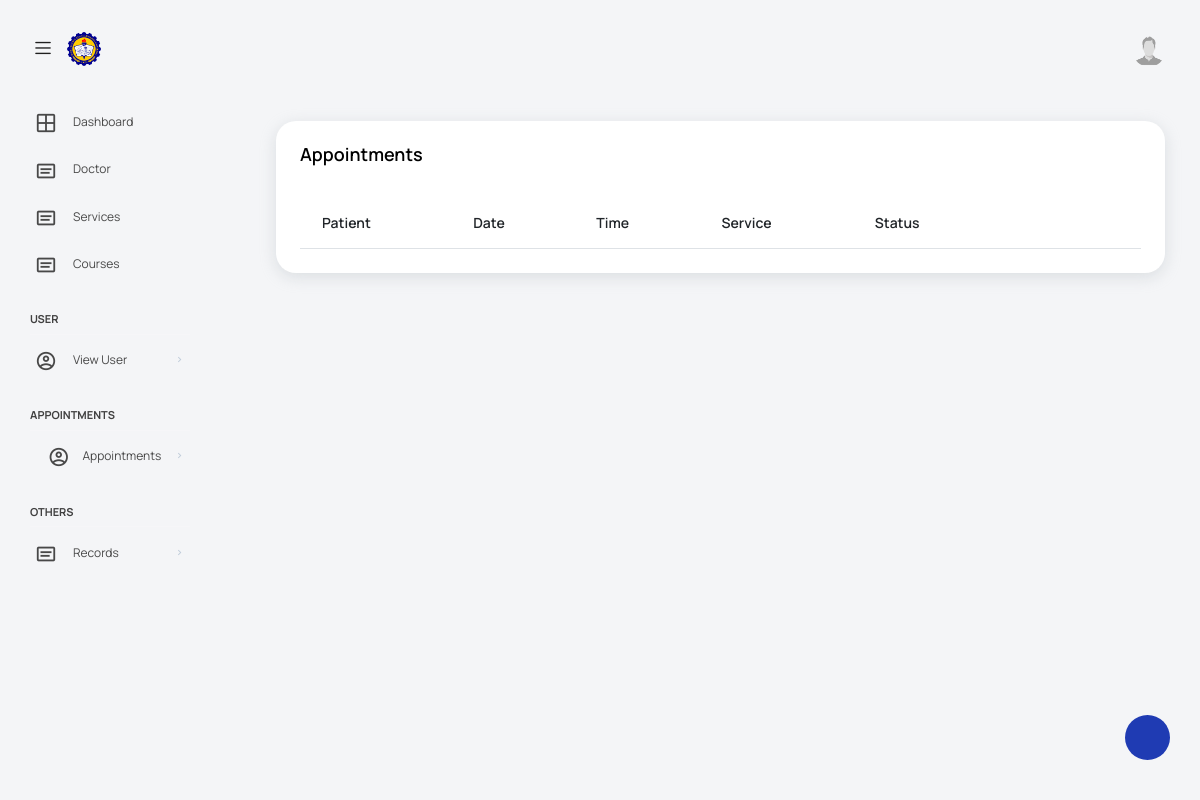
Before: /views/assistantAppointment.php?date=2024-11-11 with the older database file.
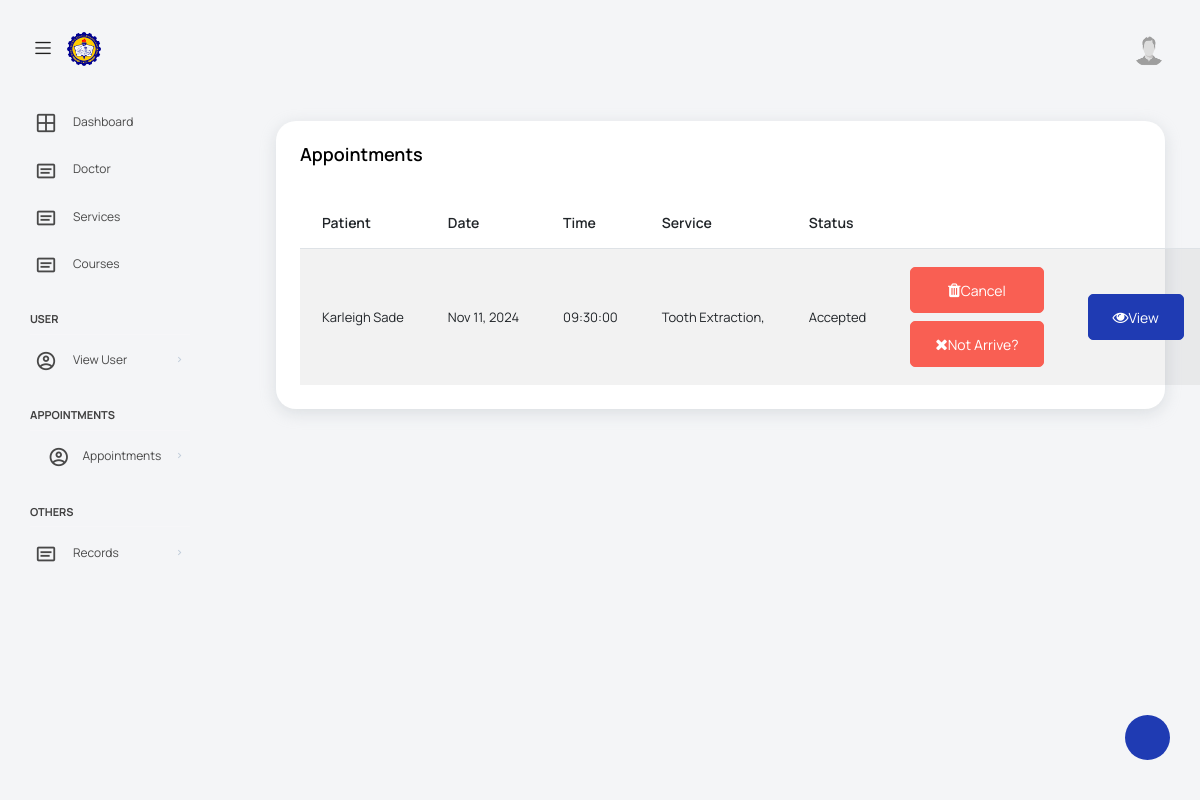
After: the same page with the newer database file.
### tables this page shows
CREATE TABLE `appointment` (
  `Appointment_ID` int(255) NOT NULL,
  `Doctor_schedule_ID` int(255) DEFAULT NULL,
  `Patient_ID` int(13) DEFAULT NULL,
  `Doctor_ID` int(255) DEFAULT NULL,
  `Appointment_Time` time DEFAULT NULL,
  `Appointment_status` int(11) DEFAULT NULL,
  `Appointment_createdAt` datetime DEFAULT NULL
);

CREATE TABLE `patient` (
  `Patient_ID` int(13) NOT NULL,
  `Assistant_ID` int(13) DEFAULT NULL,
  `patientFname` varchar(30) DEFAULT NULL,
  `patientLname` varchar(30) DEFAULT NULL,
  `patientPassword` varchar(255) DEFAULT NULL,
  `patientContact` varchar(30) DEFAULT NULL,
  `patientEmail` varchar(60) DEFAULT NULL,
  `patientRole` varchar(10) DEFAULT NULL,
  `patientAddress` varchar(255) DEFAULT NULL,
  `patientBirthdate` date NOT NULL,
  `patientIDpicture` varchar(255) DEFAULT NULL,
  `patientProfilepicture` varchar(255) DEFAULT NULL,
  `patientStatus` int(2) DEFAULT NULL
);

CREATE TABLE `doctor_schedule` (
  `Doctor_schedule_ID` int(255) NOT NULL,
  `Assistant_ID` int(13) DEFAULT NULL,
  `Doctor_schedule_avail` datetime DEFAULT NULL,
  `Doctor_Schedule_type` int(2) NOT NULL
);

CREATE TABLE `appointment_services` (
  `appointment_services_ID` int(255) NOT NULL,
  `Services_ID` int(255) DEFAULT NULL,
  `Appointment_ID` int(255) DEFAULT NULL
);

CREATE TABLE `services` (
  `Services_ID` int(255) NOT NULL,
  `Services_name` varchar(255) DEFAULT NULL
);

### config/database.php (called while the page is built, shortened)
<?php
$host = "localhost";
$username = "root";
$password = "";
$database = "capstone";
$conn = mysqli_connect($host, $username, $password, $database);
function first($table, $columns_and_values, $orderBy = null)
{
    global $conn;
    $sql = "SELECT * FROM $table WHERE ";
    $params = [];
    $types = "";
    $i = 0;
    foreach ($columns_and_values as $column => $value) {
        $sql .= "$column = ? ";
        $params[] = &$columns_and_values[$column];
        $types .= "s";
    }
    $sql .= "LIMIT 1";
    $stmt = mysqli_prepare($conn, $sql);
    array_unshift($params, $types);
    call_user_func_array(array($stmt, "bind_param"), $params);
    $stmt->execute();
    $result = $stmt->get_result();
    return $result->fetch_assoc();
}
function joinTable($table, $joins, $conditions = [])
{
    global $conn;
    $query = "SELECT * FROM $table";
    foreach ($joins as $join) {
        $query .= " INNER JOIN $join[0] ON $join[1] = $join[2]";
    }
    if (!empty($conditions)) {
        $where_clauses = array();
        $params = array();
        foreach ($conditions as $column => $value) {
            $where_clauses[] = "$column = ?";
            $params[] = $value;
        }
        $query .= " WHERE " . implode(" AND ", $where_clauses);
        $stmt = mysqli_prepare($conn, $query);
        $types = str_repeat("s", count($params));
        $stmt->bind_param($types, ...$params);
    } else {
        $stmt = mysqli_prepare($conn, $query);
    }
    $stmt->execute();
    $result = $stmt->get_result();
    $rows = array();
    while ($row = $result->fetch_assoc()) {
        $rows[] = $row;
    }
    return $rows;
}
function joinTableWherein($table, $joins, $conditions = [])
{
    global $conn;
    $query = "SELECT * FROM $table";
    foreach ($joins as $join) {
        $query .= " INNER JOIN $join[0] ON $join[1] = $join[2]";
    }
    if (!empty($conditions)) {
        $where_clauses = array();
        $params = array();
        foreach ($conditions as $column => $value) {
            if (is_array($value)) {
                $in_values = implode(',', array_fill(0, count($value), '?'));
                $where_clauses[] = "$column IN ($in_values)";
                $params = array_merge($params, array_values($value));
            } else {
                $where_clauses[] = "$column = ?";
                $params[] = $value;
            }
        }
        $query .= " WHERE " . implode(" AND ", $where_clauses);
        $stmt = mysqli_prepare($conn, $query);
        $types = str_repeat("s", count($params));
        $stmt->bind_param($types, ...$params);
    } else {
        $stmt = mysqli_prepare($conn, $query);
    }
    $stmt->execute();
    $result = $stmt->get_result();
    $rows = array();
    while ($row = $result->fetch_assoc()) {
        $rows[] = $row;
    }
    return $rows;
}

### views/assistantAppointment.php (the view, shortened to what the changed rows need)
<?php require_once('assistantHeader.php'); ?>
<div class="col-lg-12 grid-margin stretch-card">
    <div class="card">
        <div class="card-body">
            <div class="row mx-auto mt-3">
                <table class="table table-striped mx-auto" id="tables">
                    <thead>
                        <tr>
                            <th>Patient</th>
                            <th>Date</th>
                            <th>Time</th>
                            <th>Service</th>
                            <th>Status</th>
                            <th></th>
                            <th></th>
                        </tr>
                    </thead>
                    <tbody>
                        <?php
                        $date = date('Y-m-d', strtotime($_GET['date']));
                        $row = joinTableWherein('appointment', [
                            ['doctor_schedule', 'appointment.Doctor_schedule_ID', 'doctor_schedule.Doctor_schedule_ID'],
                            ['patient', 'appointment.Patient_ID', 'patient.Patient_ID'],
                        ], [
                            'appointment.Appointment_Status' => [1, 0],
                            'DATE(doctor_schedule.Doctor_schedule_avail)' => $date
                        ]);
                        ?>
                        <?php foreach ($row as $result) : ?>
                            <tr>
                                <td><?= $result['patientFname'] . ' ' . $result['patientLname'] ?></td>
                                <td><?php echo date('M d, Y', strtotime($result['Doctor_schedule_avail'])) ?></td>
                                <td><?= $result['Appointment_Time'] ?></td>
                                <td style="width:10% !important;word-wrap: break-word !important;">
                                    <?php $services = joinTable('appointment_services', [['services', 'services.Services_ID', 'appointment_services.Services_ID']], ['appointment_services.Appointment_ID' => $result['Appointment_ID']]);
                                    foreach ($services as $row) :
                                        echo $row['Services_name'] . ', </br>';
                                    endforeach ?>
                                </td>
                                <td><?php echo $result['Appointment_status'] == 0 ? "Pending" : ($result['Appointment_status'] == 1 ? "Accepted" : ($result['Appointment_status'] == 3 ? "Did not arrived" : "Cancelled")) ?></td>
                                <?php $cancel = first('appointmentresult', ['Appointment_ID' => $result['Appointment_ID']]);
                                if (empty($cancel)) {
                                    if ($result['Appointment_status'] == 0) { ?>
                                        <form method="post" action="../actions/manageAppointmentAssistant.php">
                                            <input type="hidden" name="Appointment_ID" value="<?= $result['Appointment_ID'] ?>">
                                            <input type="hidden" name="date" value="<?php echo $_GET['date'] ?>">
                                            <input type="hidden" name="contact" value="<?= $result['patientContact'] ?>">
                                            <td><button type="submit" name="cancelAppointment" class="btn btn-danger"><i class="fa fa-trash"></i>Cancel</button></td>
                                        </form>
                                    <?php  } else if ($result['Appointment_status'] == 1) { ?>
                                        <td>
                                            <form method="post" action="../actions/manageAppointmentAssistant.php">
                                                <div class="row mx-auto mb-2">
                                                    <button type="submit" name="cancelAppointment" class="btn btn-danger"><i class="fa fa-trash"></i>Cancel</button>
                                                </div>
                                            </form>
                                            <form method="post" action="../actions/manageAppointmentAssistant.php">
                                                <div class="row mx-auto">
                                                    <button type="submit" name="notArrive" class="btn btn-danger"><i class="fa fa-times"></i>Not Arrive?</button>
                                                </div>
                                            </form>
                                        </td>
                                    <?php } ?>
                                <?php } else { ?>
                                    <td></td>
                                <?php } ?>
                                <?php if ($result['Appointment_status'] == 0) { ?>
                                    <form method="post" id="accept" action="../actions/manageAppointmentAssistant.php">
                                        <input type="hidden" name="appointment_id" value="<?= $result['Appointment_ID'] ?>">
                                        <input type="hidden" name="Doctor_schedule_ID" value="<?= $result['Doctor_schedule_ID'] ?>">
                                        <input type="hidden" name="date" value="<?php echo $_GET['date'] ?>">
                                        <input type="hidden" name="contact" value="<?= $result['patientContact'] ?>">
                                        <td><button type="submit" name="AcceptAppointment" class="btn btn-success"><i class="fa fa-check"></i>Accept</button></td>
                                    </form>
                                    <?php } else {
                                    if (!empty($cancel)) {
                                    ?>
                                        <td><a href="assistantHistoryTooth.php?appointment_id=<?= $result['Appointment_ID'] ?>&patient_id=<?= $result['Patient_ID'] ?>" class="btn btn-primary"><i class="fa fa-eye"></i>View History</a></td>
                                    <?php
                                    } else { ?>
                                        <form method="post" action="../actions/manageAppointmentAssistant.php">
                                            <td><button type="submit" name="checkTeeths" class="btn btn-primary"><i class="fa fa-eye"></i>View</button></td>
                                        </form>
                                <?php }
                                } ?>
                            </tr>
                        <?php endforeach; ?>
                    </tbody>
                </table>
            </div>
        </div>
    </div>
</div>
<?php require_once('footer.php'); ?>

Changed rows visible on the page:
added appointment: Patient_ID.patientFname "Karleigh", Patient_ID.patientLname "Sade", Doctor_schedule_ID.Doctor_schedule_avail "Nov 11, 2024", Appointment_Time "09:30:00", Appointment_status "Accepted"
added appointment_services: Services_ID.Services_name "Tooth Extraction"
